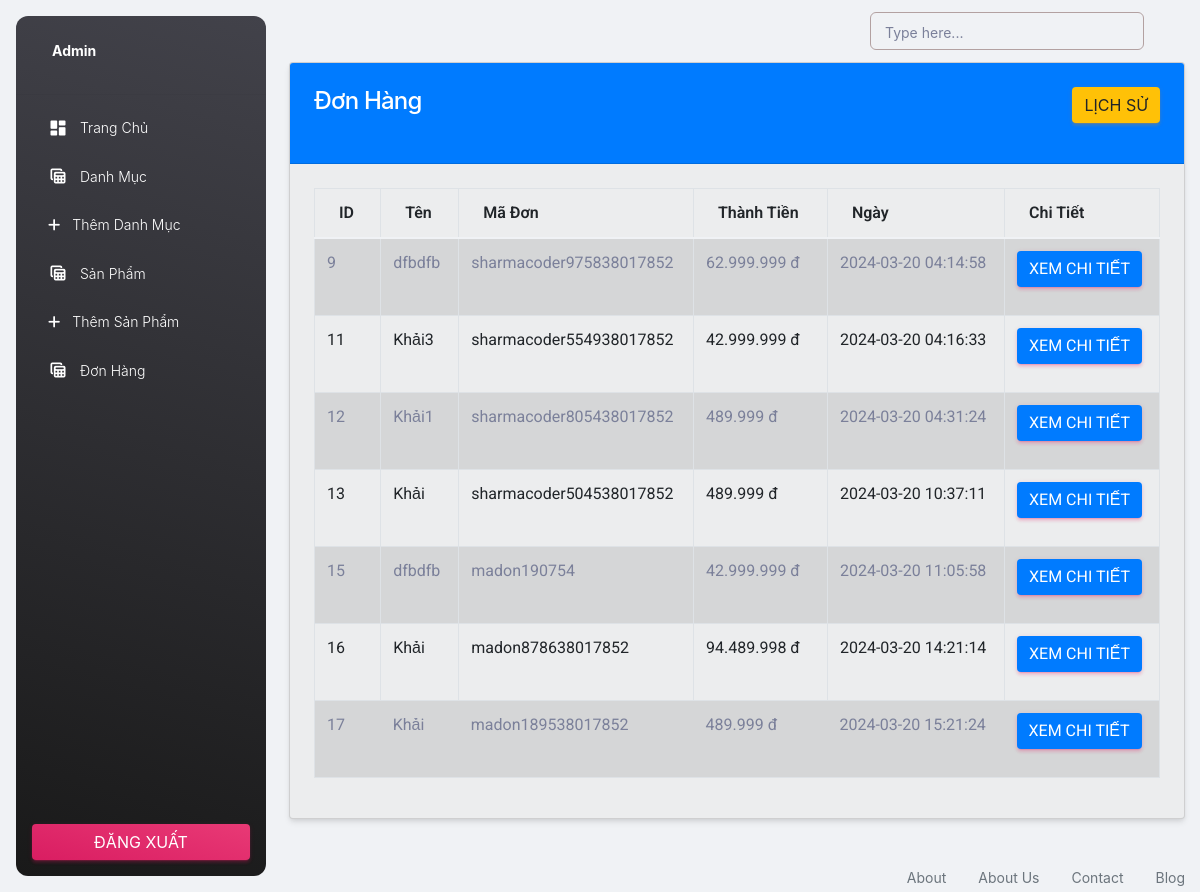
The page /Admin/orders.php (signed in) on the database its author committed.
### tables this page shows
CREATE TABLE `orders` (
  `id` int(11) NOT NULL,
  `tracking_no` varchar(255) NOT NULL,
  `user_id` int(255) NOT NULL,
  `name` varchar(255) NOT NULL,
  `email` varchar(255) NOT NULL,
  `phone` int(255) NOT NULL,
  `address` varchar(255) NOT NULL,
  `pincode` int(255) NOT NULL,
  `total_price` int(255) NOT NULL,
  `payment_mode` varchar(255) NOT NULL,
  `payment_id` varchar(255) DEFAULT NULL,
  `status` tinyint(4) NOT NULL DEFAULT 0,
  `comments` varchar(255) DEFAULT NULL,
  `created_at` timestamp NOT NULL DEFAULT current_timestamp()
);

### functions/myfunctions.php (called while the page is built, shortened)
<?php
include('../config/dbcon.php');
function getAllOrders()
{
    global $con;
    $query = "SELECT * FROM orders WHERE status = '0'";
    return $query_run = mysqli_query($con, $query);
}
?>

### Admin/orders.php (the view, shortened to what this page needs)
<?php
    include('includes/header.php');
?>
<div class="container">
            <div class="row">
                <div class="col-md-12">
                    <div class="card">
                        <div class="card-header bg-primary">
                            <h4 class="text-white">Đơn Hàng
                                <a href="order-history.php" class ="btn btn-warning float-end">Lịch Sử</a>
                            </h4>
                        </div>
                        <div class="card-body">
                    <table class="table table-bordered table-striped">
                        <thead>
                            <tr>
                                <th>ID</th>
                                <th>Tên</th>
                                <th>Mã Đơn</th>
                                <th>Thành Tiền</th>
                                <th>Ngày</th>
                                <th>Chi Tiết</th>
                            </tr>
                        </thead>
                        <tbody>
                                 <?php
                                    $orders =getAllOrders();
                                    if(mysqli_num_rows($orders)>0)
                                    {
                                        foreach($orders as $item){
                                            ?>
                                             <tr>
                                                <td> <?= $item['id'];?> </td>
                                                <td> <?= $item['name'];?> </td>
                                                <td> <?= $item['tracking_no'];?> </td>
                                                <td> <?= number_format($item['total_price'], 0, ',', '.') ?> đ </td>
                                                <td> <?= $item['created_at'];?> </td>
                                                <td>
                                                    <a href="view-order.php?t=<?= $item['tracking_no'];?>" class="btn btn-primary">Xem Chi Tiết</a>
                                                </td>
                                            </tr>
                                            <?php
                                        }
                                    }else{
                                        ?>
                                             <tr>
                                                <td colspan="5"> No </td>
                                            </tr>
                                            <?php
                                    }
                                ?>
                        </tbody>
                    </table>
                </div>
            </div>
        </div>
    </div>
</div>
<?php include('includes/footer.php'); ?>

### rows shown on the page
orders: id "9", name "dfbdfb", tracking_no "sharmacoder975838017852", total_price "62.999.999", created_at "2024-03-20 04:14:58"
orders: id "11", name "Khải3", tracking_no "sharmacoder554938017852", total_price "42.999.999", created_at "2024-03-20 04:16:33"
orders: id "12", name "Khải1", tracking_no "sharmacoder805438017852", total_price "489.999", created_at "2024-03-20 04:31:24"
orders: id "13", name "Khải", tracking_no "sharmacoder504538017852", total_price "489.999", created_at "2024-03-20 10:37:11"
orders: id "15", name "dfbdfb", tracking_no "madon190754", total_price "42.999.999", created_at "2024-03-20 11:05:58"
orders: id "16", name "Khải", tracking_no "madon878638017852", total_price "94.489.998", created_at "2024-03-20 14:21:14"
orders: id "17", name "Khải", tracking_no "madon189538017852", total_price "489.999", created_at "2024-03-20 15:21:24"
